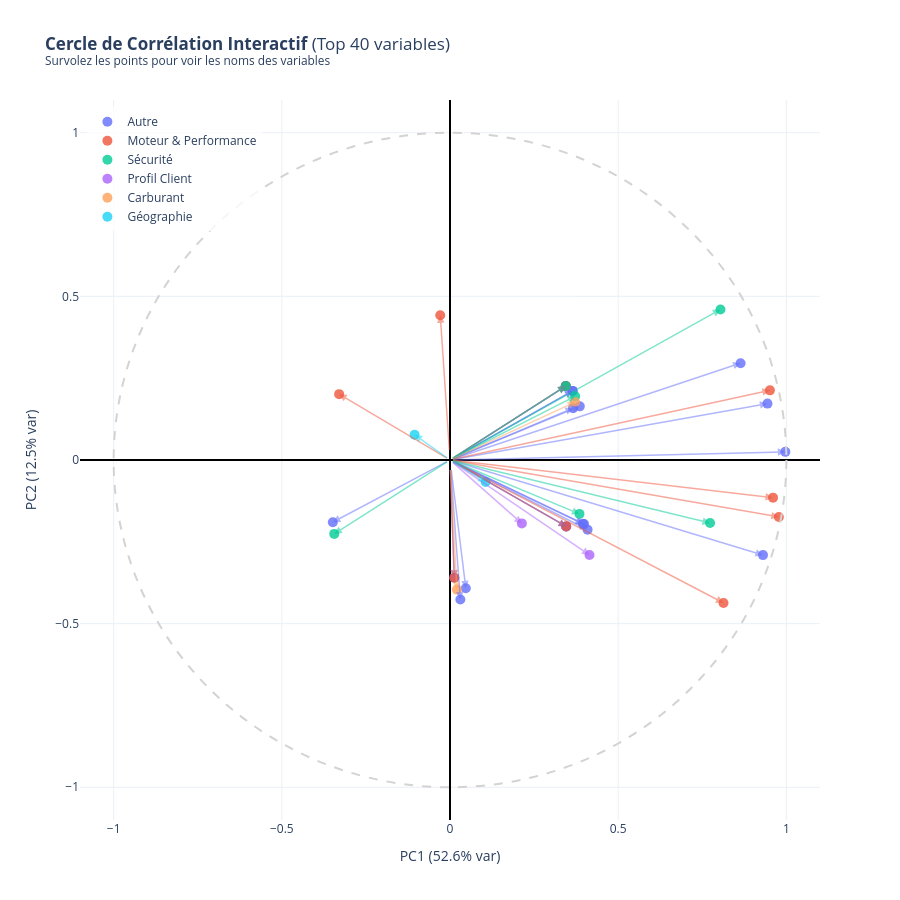

Notebook cell for this chart:
### Markdown cell above
Tracons maintenant le cercle de corrélation

### Code cell
# VISUALISATION 2 : CERCLE DE CORRÉLATION
def plot_interactive_correlation_circle(loadings, feature_names, x_comp=0, y_comp=1, top_n=40):

    # Préparation des données pour le plot
    df_pca = pd.DataFrame({
        'Feature': feature_names,
        'x': loadings[:, x_comp],
        'y': loadings[:, y_comp]
    })
    
    # Calcul de la longueur du vecteur (Importance)
    df_pca['magnitude'] = np.sqrt(df_pca['x']**2 + df_pca['y']**2)
    
    # Catégorisation pour les couleurs
    def get_category(name):
        name = name.lower()
        if any(x in name for x in ['torque', 'power', 'displacement', 'cylinder', 'engine']): return 'Moteur & Performance'
        if any(x in name for x in ['ncap', 'airbags', 'esc', 'tpms', 'brake', 'safety']): return 'Sécurité'
        if any(x in name for x in ['region', 'density', 'city']): return 'Géographie'
        if any(x in name for x in ['age', 'subscription']): return 'Profil Client'
        if any(x in name for x in ['fuel', 'petrol', 'diesel', 'cng']): return 'Carburant'
        return 'Autre'

    df_pca['Category'] = df_pca['Feature'].apply(get_category)
    
    # Filtrage : On garde les Top N variables les plus influentes
    df_pca_filtered = df_pca.nlargest(top_n, 'magnitude')
    
    # Création de la figure
    fig = go.Figure()

    # Cercle Unitaire (Fond)
    fig.add_shape(type="circle",
        xref="x", yref="y",
        x0=-1, y0=-1, x1=1, y1=1,
        line_color="LightGray",
        line_dash="dash",
    )

    # Ajout des points (Pointes des flèches)
    for category in df_pca_filtered['Category'].unique():
        subset = df_pca_filtered[df_pca_filtered['Category'] == category]
        
        fig.add_trace(go.Scatter(
            x=subset['x'],
            y=subset['y'],
            mode='markers',
            name=category,
            text=subset['Feature'],
            hovertemplate="<b>%{text}</b><br>X: %{x:.2f}<br>Y: %{y:.2f}<extra></extra>", # Tooltip propre
            marker=dict(size=10, opacity=0.8)
        ))
        
        # Ajout des flèches (Annotations)
        color_index = list(df_pca_filtered['Category'].unique()).index(category) % 10
        arrow_color = px.colors.qualitative.Plotly[color_index]
        
        for i, row in subset.iterrows():
            fig.add_annotation(
                x=row['x'], y=row['y'],
                ax=0, ay=0,
                xref='x', yref='y',
                axref='x', ayref='y',
                showarrow=True,
                arrowhead=2,
                arrowsize=1,
                arrowwidth=1.5,
                arrowcolor=arrow_color,
                opacity=0.5
            )

    # Mise en forme globale
    fig.update_layout(
        title=f'<b>Cercle de Corrélation Interactif</b> (Top {top_n} variables)<br><sup>Survolez les points pour voir les noms des variables</sup>',
        xaxis_title=f'PC{x_comp+1} ({pca.explained_variance_ratio_[x_comp]:.1%} var)',
        yaxis_title=f'PC{y_comp+1} ({pca.explained_variance_ratio_[y_comp]:.1%} var)',
        width=900,
        height=900,
        xaxis=dict(range=[-1.1, 1.1], zeroline=True, zerolinewidth=2, zerolinecolor='black'),
        yaxis=dict(range=[-1.1, 1.1], zeroline=True, zerolinewidth=2, zerolinecolor='black'),
        template='plotly_white',
        legend=dict(yanchor="top", y=0.99, xanchor="left", x=0.01, bgcolor="rgba(255,255,255,0.8)")
    )

    fig.show()
# Appel de la fonction interactive
plot_interactive_correlation_circle(loadings, feature_names, x_comp=0, y_comp=1, top_n=40)

### Figure 1 — Plotly figure (JSON) as saved in the notebook; plotly's stock layout.template omitted (floating-point values rounded to 4 significant figures)
{"data": [{"hovertemplate": "<b>%{text}</b><br>X: %{x:.2f}<br>Y: %{y:.2f}<extra></extra>", "marker": {"opacity": 0.8, "size": 10}, "mode": "markers", "name": "Autre", "text": ["length", "width", "turning_radius", "gross_weight", "is_adjustable_steering", "is_driver_seat_height_adjustable", "is_front_fog_lights", "is_day_night_rear_view_mirror", "is_rear_window_wiper", "is_rear_window_washer", "is_rear_window_defogger", "model_M4", "segment_C2", "is_ecw", "is_central_locking", "is_parking_camera", "transmission_type_Manual", "segment_B2", "model_M6"], "type": "scatter", "x": [0.997, 0.9305, 0.9438, 0.8639, 0.409, 0.3986, 0.395, 0.03075, 0.3645, 0.3645, 0.3858, 0.3441, 0.3441, 0.3454, 0.3454, 0.3657, -0.3484, 0.04704, 0.01276], "y": [0.02491, -0.2906, 0.1724, 0.2959, -0.2128, -0.1957, -0.1951, -0.4264, 0.2111, 0.2111, 0.1639, 0.2258, 0.2258, -0.2029, -0.2029, 0.1584, -0.1901, -0.392, -0.3596]}, {"hovertemplate": "<b>%{text}</b><br>X: %{x:.2f}<br>Y: %{y:.2f}<extra></extra>", "marker": {"opacity": 0.8, "size": 10}, "mode": "markers", "name": "Moteur & Performance", "text": ["max_power", "max_torque", "displacement", "cylinder", "steering_type_Power", "engine_type_1.5 L U2 CRDi", "is_power_door_locks", "engine_type_F8D Petrol Engine", "engine_type_K Series Dual jet"], "type": "scatter", "x": [0.9777, 0.9511, 0.9603, 0.8131, -0.02895, 0.3441, 0.3454, -0.3296, 0.01276], "y": [-0.174, 0.2129, -0.115, -0.4367, 0.4425, 0.2258, -0.2029, 0.2013, -0.3596]}, {"hovertemplate": "<b>%{text}</b><br>X: %{x:.2f}<br>Y: %{y:.2f}<extra></extra>", "marker": {"opacity": 0.8, "size": 10}, "mode": "markers", "name": "Sécurité", "text": ["airbags", "ncap_rating", "is_esc", "is_brake_assist", "is_tpms", "rear_brakes_type_Drum"], "type": "scatter", "x": [0.8041, 0.7731, 0.3721, 0.3849, 0.3441, -0.3441], "y": [0.4599, -0.1926, 0.1949, -0.1647, 0.2258, -0.2258]}, {"hovertemplate": "<b>%{text}</b><br>X: %{x:.2f}<br>Y: %{y:.2f}<extra></extra>", "marker": {"opacity": 0.8, "size": 10}, "mode": "markers", "name": "Profil Client", "text": ["vehicle_age", "subscription_length"], "type": "scatter", "x": [0.4147, 0.2136], "y": [-0.2901, -0.1937]}, {"hovertemplate": "<b>%{text}</b><br>X: %{x:.2f}<br>Y: %{y:.2f}<extra></extra>", "marker": {"opacity": 0.8, "size": 10}, "mode": "markers", "name": "Carburant", "text": ["fuel_type_Diesel", "fuel_type_Petrol"], "type": "scatter", "x": [0.3718, 0.02058], "y": [0.1771, -0.396]}, {"hovertemplate": "<b>%{text}</b><br>X: %{x:.2f}<br>Y: %{y:.2f}<extra></extra>", "marker": {"opacity": 0.8, "size": 10}, "mode": "markers", "name": "Géographie", "text": ["region_density", "region_code_C8"], "type": "scatter", "x": [-0.1053, 0.106], "y": [0.07723, -0.06715]}], "layout": {"annotations": [{"arrowcolor": "#636EFA", "arrowhead": 2, "arrowsize": 1, "arrowwidth": 1.5, "ax": 0, "axref": "x", "ay": 0, "ayref": "y", "opacity": 0.5, "showarrow": true, "x": 0.997, "xref": "x", "y": 0.02491, "yref": "y"}, {"arrowcolor": "#636EFA", "arrowhead": 2, "arrowsize": 1, "arrowwidth": 1.5, "ax": 0, "axref": "x", "ay": 0, "ayref": "y", "opacity": 0.5, "showarrow": true, "x": 0.9305, "xref": "x", "y": -0.2906, "yref": "y"}, {"arrowcolor": "#636EFA", "arrowhead": 2, "arrowsize": 1, "arrowwidth": 1.5, "ax": 0, "axref": "x", "ay": 0, "ayref": "y", "opacity": 0.5, "showarrow": true, "x": 0.9438, "xref": "x", "y": 0.1724, "yref": "y"}, {"arrowcolor": "#636EFA", "arrowhead": 2, "arrowsize": 1, "arrowwidth": 1.5, "ax": 0, "axref": "x", "ay": 0, "ayref": "y", "opacity": 0.5, "showarrow": true, "x": 0.8639, "xref": "x", "y": 0.2959, "yref": "y"}, {"arrowcolor": "#636EFA", "arrowhead": 2, "arrowsize": 1, "arrowwidth": 1.5, "ax": 0, "axref": "x", "ay": 0, "ayref": "y", "opacity": 0.5, "showarrow": true, "x": 0.409, "xref": "x", "y": -0.2128, "yref": "y"}, {"arrowcolor": "#636EFA", "arrowhead": 2, "arrowsize": 1, "arrowwidth": 1.5, "ax": 0, "axref": "x", "ay": 0, "ayref": "y", "opacity": 0.5, "showarrow": true, "x": 0.3986, "xref": "x", "y": -0.1957, "yref": "y"}, {"arrowcolor": "#636EFA", "arrowhead": 2, "arrowsize": 1, "arrowwidth": 1.5, "ax": 0, "axref": "x", "ay": 0, "ayref": "y", "opacity": 0.5, "showarrow": true, "x": 0.395, "xref": "x", "y": -0.1951, "yref": "y"}, {"arrowcolor": "#636EFA", "arrowhead": 2, "arrowsize": 1, "arrowwidth": 1.5, "ax": 0, "axref": "x", "ay": 0, "ayref": "y", "opacity": 0.5, "showarrow": true, "x": 0.03075, "xref": "x", "y": -0.4264, "yref": "y"}, {"arrowcolor": "#636EFA", "arrowhead": 2, "arrowsize": 1, "arrowwidth": 1.5, "ax": 0, "axref": "x", "ay": 0, "ayref": "y", "opacity": 0.5, "showarrow": true, "x": 0.3645, "xref": "x", "y": 0.2111, "yref": "y"}, {"arrowcolor": "#636EFA", "arrowhead": 2, "arrowsize": 1, "arrowwidth": 1.5, "ax": 0, "axref": "x", "ay": 0, "ayref": "y", "opacity": 0.5, "showarrow": true, "x": 0.3645, "xref": "x", "y": 0.2111, "yref": "y"}, {"arrowcolor": "#636EFA", "arrowhead": 2, "arrowsize": 1, "arrowwidth": 1.5, "ax": 0, "axref": "x", "ay": 0, "ayref": "y", "opacity": 0.5, "showarrow": true, "x": 0.3858, "xref": "x", "y": 0.1639, "yref": "y"}, {"arrowcolor": "#636EFA", "arrowhead": 2, "arrowsize": 1, "arrowwidth": 1.5, "ax": 0, "axref": "x", "ay": 0, "ayref": "y", "opacity": 0.5, "showarrow": true, "x": 0.3441, "xref": "x", "y": 0.2258, "yref": "y"}, {"arrowcolor": "#636EFA", "arrowhead": 2, "arrowsize": 1, "arrowwidth": 1.5, "ax": 0, "axref": "x", "ay": 0, "ayref": "y", "opacity": 0.5, "showarrow": true, "x": 0.3441, "xref": "x", "y": 0.2258, "yref": "y"}, {"arrowcolor": "#636EFA", "arrowhead": 2, "arrowsize": 1, "arrowwidth": 1.5, "ax": 0, "axref": "x", "ay": 0, "ayref": "y", "opacity": 0.5, "showarrow": true, "x": 0.3454, "xref": "x", "y": -0.2029, "yref": "y"}, {"arrowcolor": "#636EFA", "arrowhead": 2, "arrowsize": 1, "arrowwidth": 1.5, "ax": 0, "axref": "x", "ay": 0, "ayref": "y", "opacity": 0.5, "showarrow": true, "x": 0.3454, "xref": "x", "y": -0.2029, "yref": "y"}, {"arrowcolor": "#636EFA", "arrowhead": 2, "arrowsize": 1, "arrowwidth": 1.5, "ax": 0, "axref": "x", "ay": 0, "ayref": "y", "opacity": 0.5, "showarrow": true, "x": 0.3657, "xref": "x", "y": 0.1584, "yref": "y"}, {"arrowcolor": "#636EFA", "arrowhead": 2, "arrowsize": 1, "arrowwidth": 1.5, "ax": 0, "axref": "x", "ay": 0, "ayref": "y", "opacity": 0.5, "showarrow": true, "x": -0.3484, "xref": "x", "y": -0.1901, "yref": "y"}, {"arrowcolor": "#636EFA", "arrowhead": 2, "arrowsize": 1, "arrowwidth": 1.5, "ax": 0, "axref": "x", "ay": 0, "ayref": "y", "opacity": 0.5, "showarrow": true, "x": 0.04704, "xref": "x", "y": -0.392, "yref": "y"}, {"arrowcolor": "#636EFA", "arrowhead": 2, "arrowsize": 1, "arrowwidth": 1.5, "ax": 0, "axref": "x", "ay": 0, "ayref": "y", "opacity": 0.5, "showarrow": true, "x": 0.01276, "xref": "x", "y": -0.3596, "yref": "y"}, {"arrowcolor": "#EF553B", "arrowhead": 2, "arrowsize": 1, "arrowwidth": 1.5, "ax": 0, "axref": "x", "ay": 0, "ayref": "y", "opacity": 0.5, "showarrow": true, "x": 0.9777, "xref": "x", "y": -0.174, "yref": "y"}, {"arrowcolor": "#EF553B", "arrowhead": 2, "arrowsize": 1, "arrowwidth": 1.5, "ax": 0, "axref": "x", "ay": 0, "ayref": "y", "opacity": 0.5, "showarrow": true, "x": 0.9511, "xref": "x", "y": 0.2129, "yref": "y"}, {"arrowcolor": "#EF553B", "arrowhead": 2, "arrowsize": 1, "arrowwidth": 1.5, "ax": 0, "axref": "x", "ay": 0, "ayref": "y", "opacity": 0.5, "showarrow": true, "x": 0.9603, "xref": "x", "y": -0.115, "yref": "y"}, {"arrowcolor": "#EF553B", "arrowhead": 2, "arrowsize": 1, "arrowwidth": 1.5, "ax": 0, "axref": "x", "ay": 0, "ayref": "y", "opacity": 0.5, "showarrow": true, "x": 0.8131, "xref": "x", "y": -0.4367, "yref": "y"}, {"arrowcolor": "#EF553B", "arrowhead": 2, "arrowsize": 1, "arrowwidth": 1.5, "ax": 0, "axref": "x", "ay": 0, "ayref": "y", "opacity": 0.5, "showarrow": true, "x": -0.02895, "xref": "x", "y": 0.4425, "yref": "y"}, {"arrowcolor": "#EF553B", "arrowhead": 2, "arrowsize": 1, "arrowwidth": 1.5, "ax": 0, "axref": "x", "ay": 0, "ayref": "y", "opacity": 0.5, "showarrow": true, "x": 0.3441, "xref": "x", "y": 0.2258, "yref": "y"}, {"arrowcolor": "#EF553B", "arrowhead": 2, "arrowsize": 1, "arrowwidth": 1.5, "ax": 0, "axref": "x", "ay": 0, "ayref": "y", "opacity": 0.5, "showarrow": true, "x": 0.3454, "xref": "x", "y": -0.2029, "yref": "y"}, {"arrowcolor": "#EF553B", "arrowhead": 2, "arrowsize": 1, "arrowwidth": 1.5, "ax": 0, "axref": "x", "ay": 0, "ayref": "y", "opacity": 0.5, "showarrow": true, "x": -0.3296, "xref": "x", "y": 0.2013, "yref": "y"}, {"arrowcolor": "#EF553B", "arrowhead": 2, "arrowsize": 1, "arrowwidth": 1.5, "ax": 0, "axref": "x", "ay": 0, "ayref": "y", "opacity": 0.5, "showarrow": true, "x": 0.01276, "xref": "x", "y": -0.3596, "yref": "y"}, {"arrowcolor": "#00CC96", "arrowhead": 2, "arrowsize": 1, "arrowwidth": 1.5, "ax": 0, "axref": "x", "ay": 0, "ayref": "y", "opacity": 0.5, "showarrow": true, "x": 0.8041, "xref": "x", "y": 0.4599, "yref": "y"}, {"arrowcolor": "#00CC96", "arrowhead": 2, "arrowsize": 1, "arrowwidth": 1.5, "ax": 0, "axref": "x", "ay": 0, "ayref": "y", "opacity": 0.5, "showarrow": true, "x": 0.7731, "xref": "x", "y": -0.1926, "yref": "y"}, {"arrowcolor": "#00CC96", "arrowhead": 2, "arrowsize": 1, "arrowwidth": 1.5, "ax": 0, "axref": "x", "ay": 0, "ayref": "y", "opacity": 0.5, "showarrow": true, "x": 0.3721, "xref": "x", "y": 0.1949, "yref": "y"}, {"arrowcolor": "#00CC96", "arrowhead": 2, "arrowsize": 1, "arrowwidth": 1.5, "ax": 0, "axref": "x", "ay": 0, "ayref": "y", "opacity": 0.5, "showarrow": true, "x": 0.3849, "xref": "x", "y": -0.1647, "yref": "y"}, {"arrowcolor": "#00CC96", "arrowhead": 2, "arrowsize": 1, "arrowwidth": 1.5, "ax": 0, "axref": "x", "ay": 0, "ayref": "y", "opacity": 0.5, "showarrow": true, "x": 0.3441, "xref": "x", "y": 0.2258, "yref": "y"}, {"arrowcolor": "#00CC96", "arrowhead": 2, "arrowsize": 1, "arrowwidth": 1.5, "ax": 0, "axref": "x", "ay": 0, "ayref": "y", "opacity": 0.5, "showarrow": true, "x": -0.3441, "xref": "x", "y": -0.2258, "yref": "y"}, {"arrowcolor": "#AB63FA", "arrowhead": 2, "arrowsize": 1, "arrowwidth": 1.5, "ax": 0, "axref": "x", "ay": 0, "ayref": "y", "opacity": 0.5, "showarrow": true, "x": 0.4147, "xref": "x", "y": -0.2901, "yref": "y"}, {"arrowcolor": "#AB63FA", "arrowhead": 2, "arrowsize": 1, "arrowwidth": 1.5, "ax": 0, "axref": "x", "ay": 0, "ayref": "y", "opacity": 0.5, "showarrow": true, "x": 0.2136, "xref": "x", "y": -0.1937, "yref": "y"}, {"arrowcolor": "#FFA15A", "arrowhead": 2, "arrowsize": 1, "arrowwidth": 1.5, "ax": 0, "axref": "x", "ay": 0, "ayref": "y", "opacity": 0.5, "showarrow": true, "x": 0.3718, "xref": "x", "y": 0.1771, "yref": "y"}, {"arrowcolor": "#FFA15A", "arrowhead": 2, "arrowsize": 1, "arrowwidth": 1.5, "ax": 0, "axref": "x", "ay": 0, "ayref": "y", "opacity": 0.5, "showarrow": true, "x": 0.02058, "xref": "x", "y": -0.396, "yref": "y"}, {"arrowcolor": "#19D3F3", "arrowhead": 2, "arrowsize": 1, "arrowwidth": 1.5, "ax": 0, "axref": "x", "ay": 0, "ayref": "y", "opacity": 0.5, "showarrow": true, "x": -0.1053, "xref": "x", "y": 0.07723, "yref": "y"}, {"arrowcolor": "#19D3F3", "arrowhead": 2, "arrowsize": 1, "arrowwidth": 1.5, "ax": 0, "axref": "x", "ay": 0, "ayref": "y", "opacity": 0.5, "showarrow": true, "x": 0.106, "xref": "x", "y": -0.06715, "yref": "y"}], "height": 900, "legend": {"bgcolor": "rgba(255,255,255,0.8)", "x": 0.01, "xanchor": "left", "y": 0.99, "yanchor": "top"}, "shapes": [{"line": {"color": "LightGray", "dash": "dash"}, "type": "circle", "x0": -1, "x1": 1, "xref": "x", "y0": -1, "y1": 1, "yref": "y"}], "title": {"text": "<b>Cercle de Corrélation Interactif</b> (Top 40 variables)<br><sup>Survolez les points pour voir les noms des variables</sup>"}, "width": 900, "xaxis": {"range": [-1.1, 1.1], "title": {"text": "PC1 (52.6% var)"}, "zeroline": true, "zerolinecolor": "black", "zerolinewidth": 2}, "yaxis": {"range": [-1.1, 1.1], "title": {"text": "PC2 (12.5% var)"}, "zeroline": true, "zerolinecolor": "black", "zerolinewidth": 2}}}
